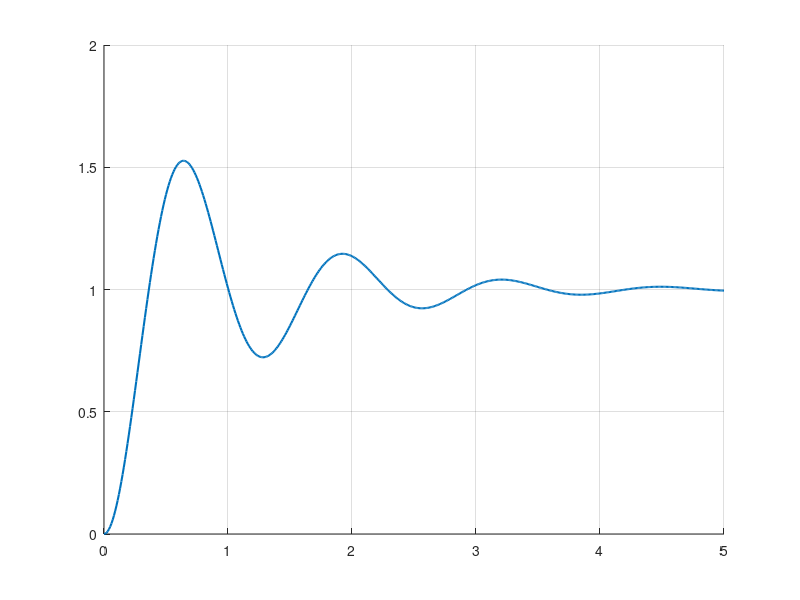

MATLAB code to generate this figure: (Note: this script raises an error after producing the figure.)
clear; clc; close all;

% Parameters
wn = 5;                          % natural frequency
zeta_values = [0.2 0.8 1.2];     % damping ratios

% Time vector for plotting
t = 0:0.01:5;

% Create figure
figure;
hold on;
grid on;

% Store results
results = [];

for i = 1:length(zeta_values)
    zeta = zeta_values(i);

    % Transfer function G(s) = wn^2 / (s^2 + 2*zeta*wn*s + wn^2)
    num = wn^2;
    den = [1 2*zeta*wn wn^2];
    sys = tf(num, den);

    % Step response
    [y, t_out] = step(sys, t);
    plot(t_out, y, 'LineWidth', 1.5);

    % Step info
    info = stepinfo(sys);

    % Save results
    results = [results;
               zeta, info.RiseTime, info.SettlingTime, ...
               info.Overshoot, info.Peak];
end

legend('\zeta = 0.2', '\zeta = 0.8', '\zeta = 1.2', 'Location', 'best');
xlabel('Time [s]');
ylabel('Output');
title('Step Response of Second-Order Systems');

% Show results table
results_table = array2table(results, ...
    'VariableNames', {'Zeta', 'RiseTime_s', 'SettlingTime_s', 'Overshoot_percent', 'PeakValue'});

disp(results_table);
